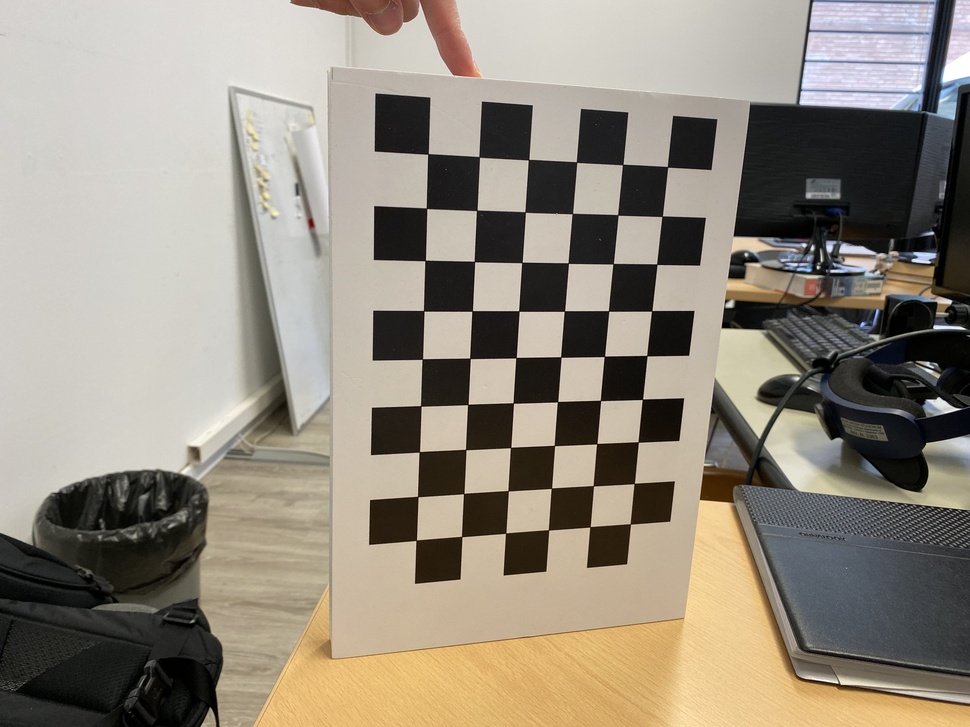
#> input picture calibration/chessboards/0.jpg, 970 x 727 px, shrunk from 4032 x 3024 before the run
$ jupyter execute es1.ipynb   (older library calls are emulated)
#> lines starting #> are read from the running program, lines starting #| are printed output that depends on the picture; long printed decimals are rounded
[cell 1]
import cv2
import numpy as np
import matplotlib.pyplot as plt

[cell 2]
A = np.array([[3114.3078867202757, 0.0, 2024.1287882076842],
              [0.0, 3115.29883025757, 1494.5787623852414],
              [0.0, 0.0, 1.0]])
R = np.array([[-0.049834160955302804, -0.9651880847933482, -0.2567654910123821],
              [0.9701119709541478, 0.01435195636904367, -0.24223291510411984],
              [0.23748541052734093, -0.2611627506390024, 0.9356252975766155]])
T = np.array([[92.90912146910826], [-98.70370842513836], [390.9599208378294]])
dist_coeffs = np.array([0.26633980232653925, -1.4695850423633692, -0.0005227352954632733,
                        0.00024124977396169545, 2.406661702653812])

square_size = 26.5
pattern_size = (9, 6)

#Initializing inner corner 3D coordinates
pattern_points = np.zeros((np.prod(pattern_size), 3), np.float32)
pattern_points[:, :2] = np.indices(pattern_size).T.reshape(-1, 2)
pattern_points *= square_size

def processImage(fn):
    # print('processing {}'.format(fn))
    img = cv2.imread(fn, 0)
    h, w = img.shape[:2]

    if img is None:
        # print("Failed to load", fn)
        return None
    # print("H {}, W {}".format(h,w))

    assert w == img.shape[1] and h == img.shape[0], ("size: %d x %d ... " % (img.shape[1], img.shape[0]))

    found, corners = cv2.findChessboardCorners(img, pattern_size)

    if found:
        #Refining corner position to subpixel iteratively until criteria  max_count=30 or criteria_eps_error=1 is sutisfied
        term = (cv2.TERM_CRITERIA_EPS + cv2.TERM_CRITERIA_COUNT, 5, 1)
        #Image Corners
        cv2.cornerSubPix(img, corners, (5, 5), (-1, -1), term)

    if not found:
        # print('chessboard not found')
        return None

    # print('           %s... OK' % fn)
    return (corners.reshape(-1, 2), pattern_points)

## Exercise 1a: 3D-2D correspondence

####  Using image "calibration/chessboards/0.jpg" and the calibration results, find the 2D point correspondent to the 3D point (53, 53, 0) and draw a red circle around it.
#### Solve the exercise in two different ways:
#### 1. Use the OpenCV function cv2.projectPoints(objectPoints, rvec, tvec, cameraMatrix, distCoeffs).
#### 2. Do it "manually" using the PPM matrix found in the previous exercise.

[cell 3]
img = cv2.imread('calibration/chessboards/0.jpg')
#> img is the input picture: shape (727, 970, 3); mean B, G, R 126.3, 139.1, 147.1
img = cv2.cvtColor(img, cv2.COLOR_BGR2RGB)

_3d_point = np.array([[53.], [53.], [0.]])

print('Using cv2.projectPoints:')
_2d_point = cv2.projectPoints(_3d_point, R, T, A, dist_coeffs)[0][0, 0]
_2d_point = np.round(_2d_point).astype(np.int)

img1 = np.copy(img)

cv2.circle(img1, (_2d_point[0], _2d_point[1]), 100, (255,0,0), 20)

plt.figure(figsize=(10, 10))
plt.imshow(img1)
plt.show()

print('Using PPM:')
PPM = np.matmul(A, np.concatenate((R, T), axis=1))
_3d_point_homogeneous = np.array([[53.], [53.], [0.], [1.]])
_2d_point_homogeneous = np.matmul(PPM, _3d_point_homogeneous)
_2d_point_homogeneous = _2d_point_homogeneous / _2d_point_homogeneous[-1, 0]

img2 = np.copy(img)

cv2.circle(img2, (_2d_point[0], _2d_point[1]), 100, (255,0,0), 20)

plt.figure(figsize=(10, 10))
plt.imshow(img2)
plt.show()

## Exercise 1b:
#### Using image "calibration/chessboards/0.jpg", find the 3D point correspondent to the 2D point (2348, 1295) without using the calibration results from previous exercises. In order to do that:
#### 1. Use the function processImage(image) from the theory to find 2D and 3D points of the corners of the image.
#### 2. Find the homography between the 3D and the 2D points using the OpenCV function cv2.findHomography(srcPoints, dstPoints)
#### 3. Apply the inverse of the homography to the given 2D point (2348, 1295)
#### 4. The expected result is:

[cell 4]
_2d_point_homogeneous = np.array([[2348.], [1295.], [1]])

print('Requested 2D point:', _2d_point_homogeneous[0, 0], ',', _2d_point_homogeneous[1, 0])
img3 = np.copy(img)
plt.figure(figsize=(10, 10))
plt.imshow(img3)
plt.scatter(_2d_point_homogeneous[0, 0], _2d_point_homogeneous[1, 0])
plt.show()
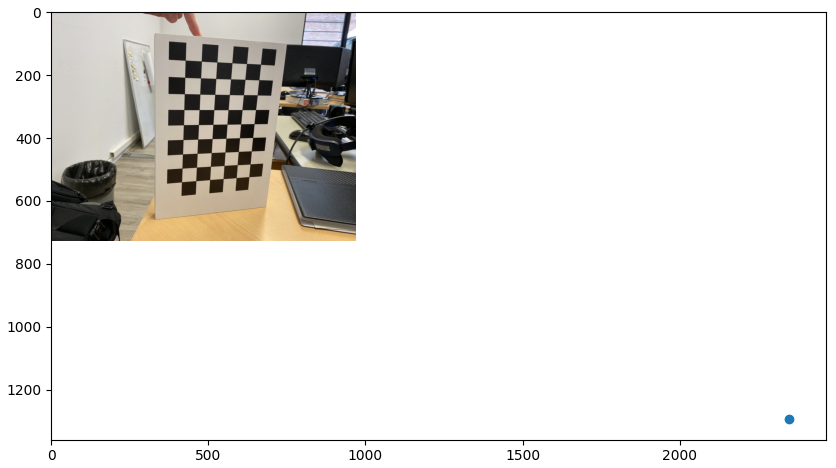
#> figure drawn by matplotlib, 1 panel

corners, pattern_points = processImage('calibration/chessboards/0.jpg')
#> in processImage, `img = cv2.imread(fn, 0)`:
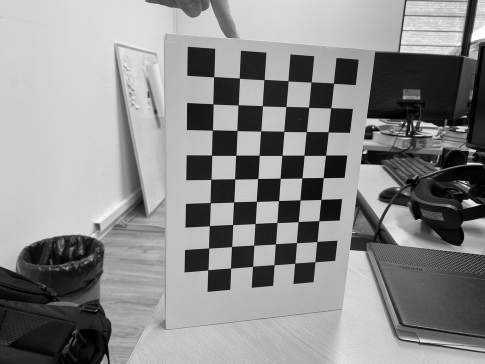
#> img: shape (727, 970) (shown at 1/2 size); min 0, max 255, mean 140
#> in processImage, `found, corners = cv2.findChessboardCorners(img, pattern_size)`: found = True; corners = 54 rows, first 8: [667.4, 166.7], [662.1, 216.2], [656.7, 264.1], [651.6, 310.8], [646.9, 355.5], [642.5, 399.3], [638.1, 442], [634, 483.6]
#> corners = 54 pairs, first value 416.2 to 667.5, second value 153.9 to 540.3; pattern_points = 54 rows, first 8: [0, 0, 0], [26.5, 0, 0], [53, 0, 0], [79.5, 0, 0], [106, 0, 0], [132.5, 0, 0], [159, 0, 0], [185.5, 0, 0]
homography = cv2.findHomography(pattern_points, corners, cv2.RANSAC)[0]  #from 3D to 2D
#> homography = [[0.194, -2.06, 666.9], [1.99, -0.185, 167], [0.000586, -0.000594, 1]]

_3d_point_homogeneous = np.matmul(np.linalg.inv(homography), _2d_point_homogeneous)
_3d_point = _3d_point_homogeneous / _3d_point_homogeneous[-1]
_3d_point[-1] = 0.

print('Corresponding 3D point:', _3d_point[0, 0], ',', _3d_point[1, 0], ',', _3d_point[2, 0])
#| Corresponding 3D point: 13910.064 , -27388.027 , 0.0

print('\nLet\'s check the result: if we project the 3D point back to the 2D image,'
      '\nwe should get (almost)the original 2D point:')
_2d_point = cv2.projectPoints(_3d_point, R, T, A, dist_coeffs)[0][0, 0]
_2d_point = np.round(_2d_point).astype(np.int)
print('\nReprojected 2D point:', _2d_point[0], ',', _2d_point[1])
#| Reprojected 2D point: 5886628 , 2964175

img4 = np.copy(img)
plt.figure(figsize=(10, 10))
plt.imshow(img4)
plt.scatter(_2d_point[0], _2d_point[1])
plt.show()
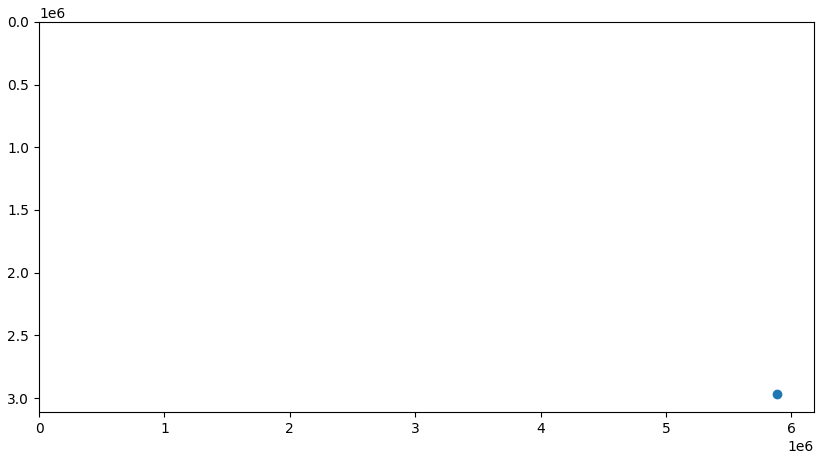
#> figure drawn by matplotlib, 1 panel

$ run again, with calibration/chessboards/1.jpg copied over calibration/chessboards/0.jpg
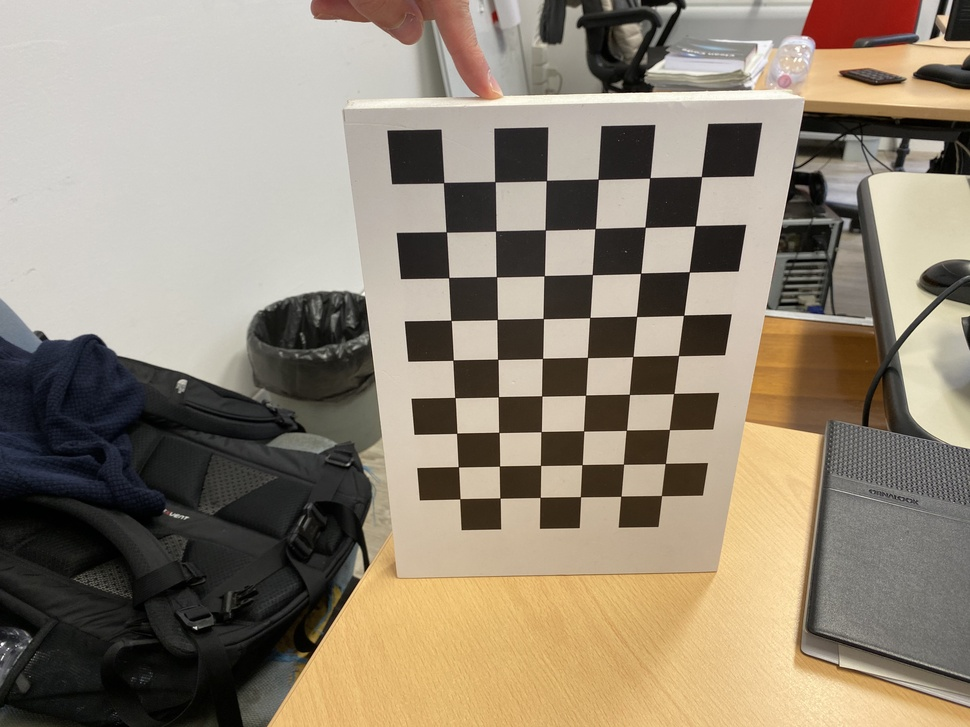
#> input picture calibration/chessboards/1.jpg, 970 x 727 px, shrunk from 4032 x 3024 before the run
#> img is the input picture: shape (727, 970, 3); mean B, G, R 116.8, 133.4, 144.6
#> in processImage, `img = cv2.imread(fn, 0)`:
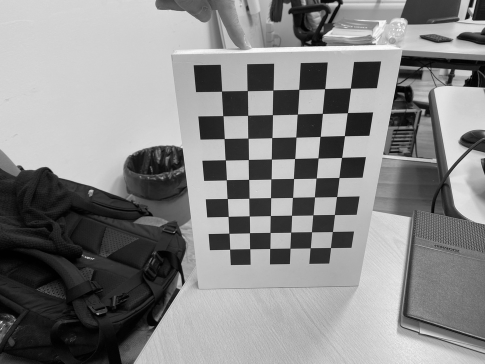
#> img: shape (727, 970) (shown at 1/2 size); min 0, max 255, mean 134.9
#> in processImage, `found, corners = cv2.findChessboardCorners(img, pattern_size)`: found = True; corners = 54 rows, first 8: [701.5, 176.6], [695.3, 225.8], [689.3, 272.1], [683.9, 315], [678.2, 355.5], [673.6, 393.5], [669.2, 429.6], [665.3, 463.5]
#> `corners, pattern_points = processImage('calibration/chessboards/0.jpg')`: corners = 54 pairs, first value 443.6 to 701.5, second value 176.6 to 498.8; pattern_points = 54 rows, first 8: [0, 0, 0], [26.5, 0, 0], [53, 0, 0], [79.5, 0, 0], [106, 0, 0], [132.5, 0, 0], [159, 0, 0], [185.5, 0, 0]
#> homography = [[0.69, -1.91, 701.3], [2.16, 0.064, 176.6], [0.00133, 7.04e-05, 1]]
#| Corresponding 3D point: 2328.981 , -3524.413 , 0.0
#| Reprojected 2D point: 1133171 , 708168
#> `plt.show()`:
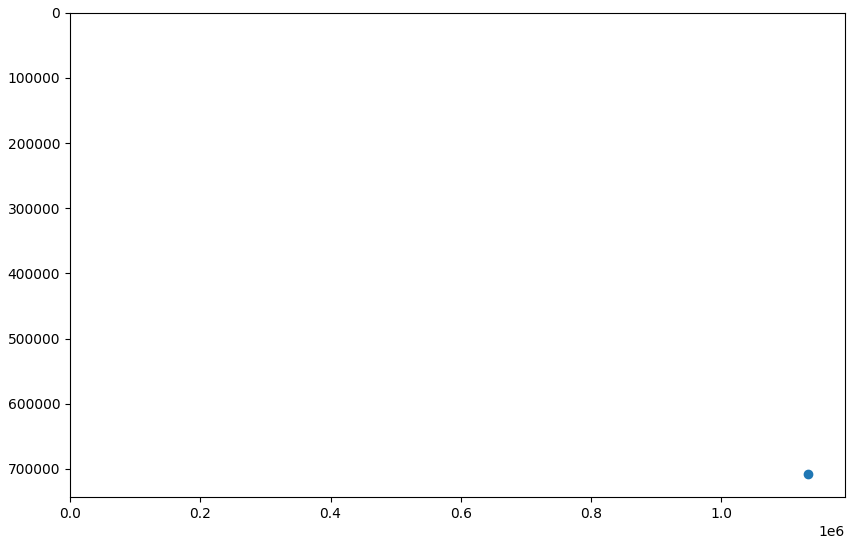
#> figure drawn by matplotlib, 1 panel

$ run again, with calibration/chessboards/10.jpg copied over calibration/chessboards/0.jpg
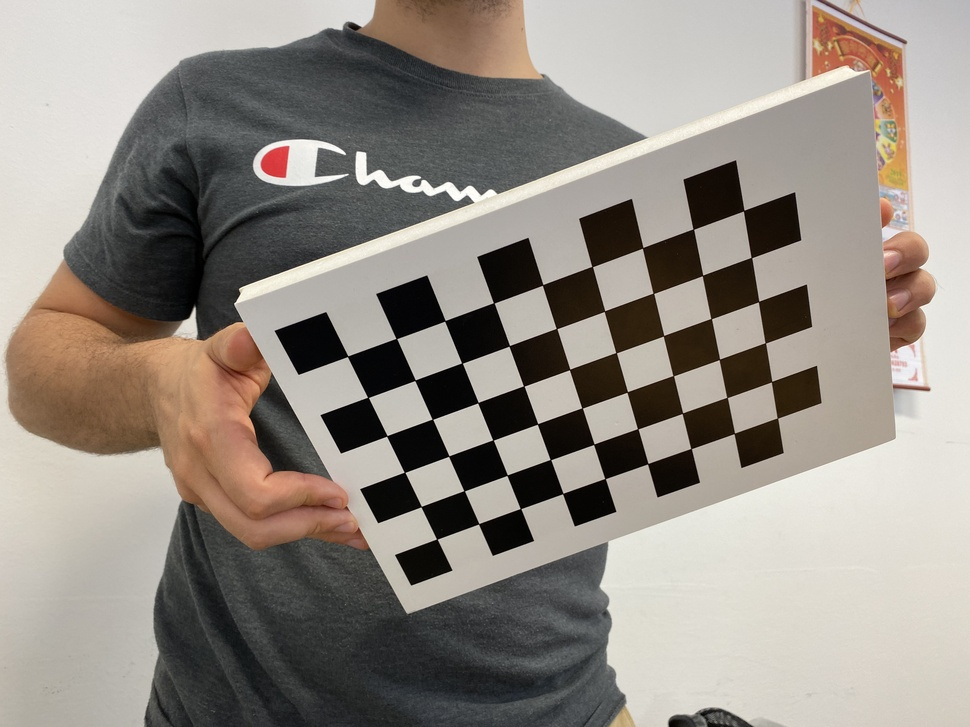
#> input picture calibration/chessboards/10.jpg, 970 x 727 px, shrunk from 4032 x 3024 before the run
#> img is the input picture: shape (727, 970, 3); mean B, G, R 131.6, 139.4, 146.5
#> in processImage, `img = cv2.imread(fn, 0)`:
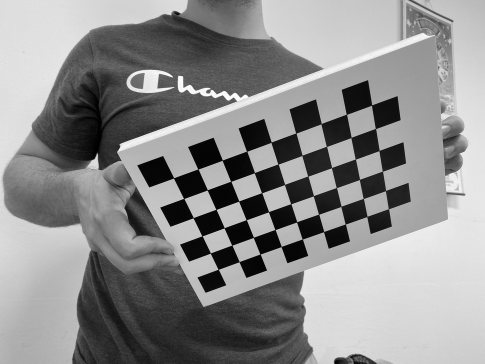
#> img: shape (727, 970) (shown at 1/2 size); min 0, max 255, mean 140.7
#> in processImage, `found, corners = cv2.findChessboardCorners(img, pattern_size)`: found = True; corners = 54 rows, first 8: [347.5, 356.3], [396.4, 338.5], [445, 320.7], [493.7, 302.8], [542.6, 285], [592.2, 266.6], [642.6, 247.9], [693.4, 229.1]
#> `corners, pattern_points = processImage('calibration/chessboards/0.jpg')`: corners = 54 pairs, first value 347.6 to 777.4, second value 210.6 to 539.1; pattern_points = 54 rows, first 8: [0, 0, 0], [26.5, 0, 0], [53, 0, 0], [79.5, 0, 0], [106, 0, 0], [132.5, 0, 0], [159, 0, 0], [185.5, 0, 0]
#> homography = [[1.76, 1.21, 348], [-0.717, 2.04, 356.4], [-0.000138, 0.00123, 1]]
#| Corresponding 3D point: 653120.395 , 806264.740 , 0.0
#| Reprojected 2D point: 4882654415661 , -3886586984821
#> `plt.show()`:
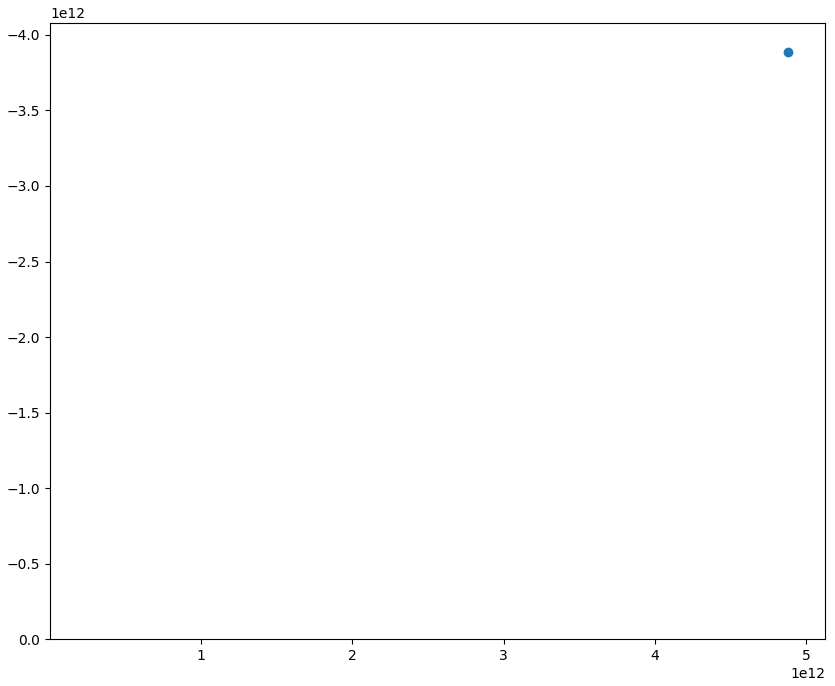
#> figure drawn by matplotlib, 1 panel
